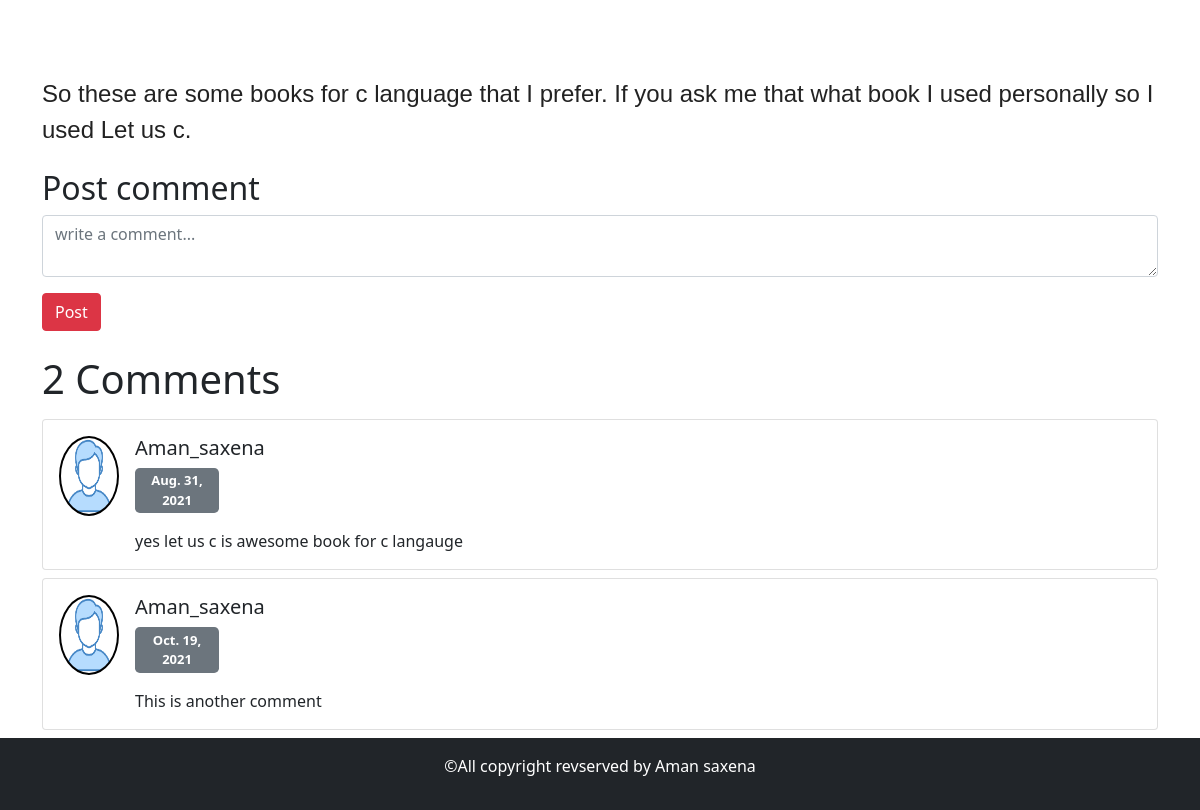
Before: /fullBlog/11 (lower part) with the older database file.
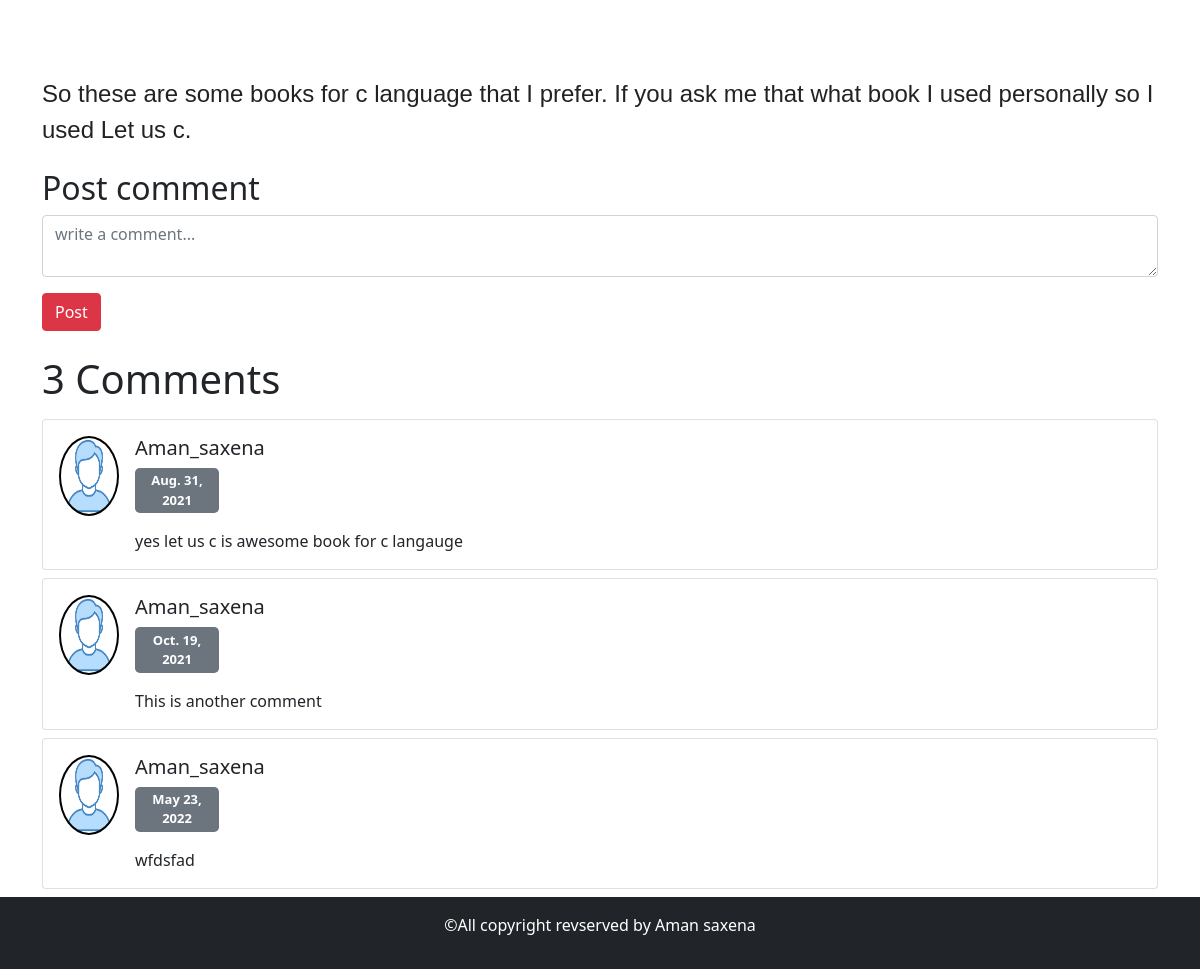
After: the same page with the newer database file.
### home/models.py (models this page shows, shortened)
class Post(models.Model):
    id = models.AutoField(primary_key=True)
    title = models.CharField(max_length=200)
    author = models.CharField(max_length=30)
    img = models.ImageField(upload_to="media/image")
    content = FroalaField()
    date = models.DateField(default=datetime.date.today,null=True)
    category = models.ForeignKey(Category,on_delete=CASCADE,null=True)
    likes = models.ManyToManyField(User,related_name="blog_likes",blank=True,null=True)

class Comments(models.Model):
    id = models.AutoField(primary_key=True)
    comment = models.TextField(blank=True,null=True)
    post = models.ForeignKey(Post,on_delete=CASCADE)
    Reply = models.ForeignKey('self',on_delete=CASCADE,null=True,blank=True)
    user = models.ForeignKey(User,on_delete=CASCADE)
    date = models.DateField(default=datetime.datetime.today,null=True,blank=True)

### home/views.py (the view)
# urls.py: path('fullBlog/<int:id>',views.fullBlog,name="fullBlog"),
def fullBlog(request,id):
    post = Post.objects.get(pk =id)
    print(post.img)
    allpost = Post.objects.all()
    comments = Comments.objects.filter(post = post)
    print(comments)
    blog_count = len(comments)
    likes_count = len(post.likes.all())
    context = {"post":post,"allpost":allpost,"comments":comments,"blog_count":blog_count,"likes_count":likes_count}
    return render(request,'fullBlog.html',context)

### templates/fullBlog.html (shortened to what this page needs)
{% extends 'base.html' %}
{% block body %}
<div class="mainbody">
    <div class="container">
        <p>{{post.content|safe}}</p>
        <div class="post-comment-container">
            <h2>Post comment</h2>
            <form action="postcomment/{{post.id}}" method="post">
                <textarea name="comment" id="commenttextarea" class="form-control my-2" cols="30" rows="2" placeholder="write a comment..."></textarea>
                <button type="submit" class="btn btn-danger my-2">Post</button>
            </form>
        </div>
        <h1 class="my-3">{{blog_count}} Comments</h1>
        {% for c in comments %}
        <div class="card my-2" style="width: 100%;">
            <div class="card-body">
                <img class="rounded-circle" id="userImg" src="../static/image/userimg.png">
                <div class="commentsDetails mx-3">
                    <h5 id="userheading">{{c.user}}</h5>
                    <p id="commentdate">{{c.date}}</p>
                    <p class="card-text">{{c.comment}}</p>
                </div>
            </div>
        </div>
        {% endfor %}
    </div>
</div>
{% endblock body %}

### templates/base.html (shortened to what this page needs)
<!doctype html>
<html lang="en">
  <head>
    <link href="https://cdn.jsdelivr.net/npm/bootstrap@5.0.1/dist/css/bootstrap.min.css" rel="stylesheet">
  </head>
  <body>
    {% block body %}{% endblock body %}
    <footer class="container-fluid bg-dark my-0 py-3"style="background-color: black;color:white;text-align:center;">
      <p><span>&copy;</span>All copyright revserved by Aman saxena</p>
    </footer>
  </body>
</html>

### templates/fullBlog.html (style rules this page uses)
.container { width: 100%; }
#userImg { width: 5vw; height: 10vh; background-color: black; border: 2px solid black; }
.card-body { display: flex; flex-direction: row; }
#commentdate { width: 7vw; padding: 0.2rem; font-size: small; color: white; font-weight: bold; background-color: #6c757d; border-radius: 0.3rem; text-align: center; }

Changed rows visible on the page:
added Comments: user "Aman_saxena", date "May 23, 2022", comment "wfdsfad"
Other visible differences:
{{ blog_count }}: "2" → "3"
